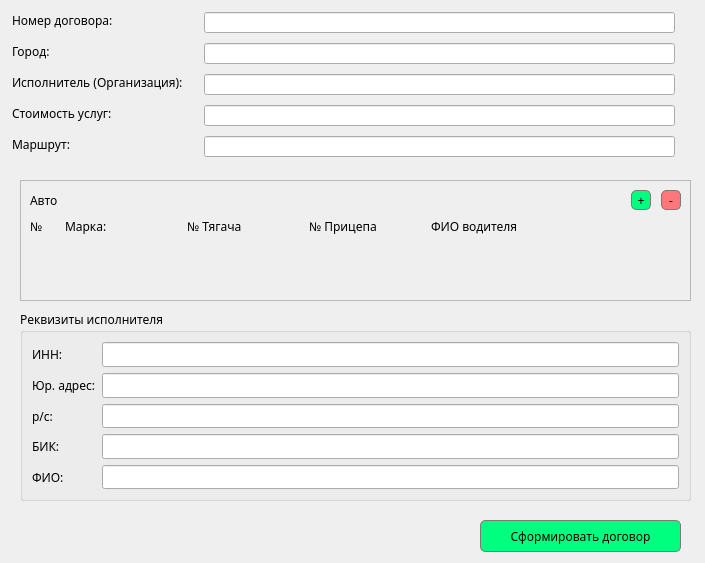
<?xml version="1.0" encoding="UTF-8"?>
<ui version="4.0">
 <class>widget</class>
 <widget class="QWidget" name="widget">
  <property name="geometry">
   <rect>
    <x>0</x>
    <y>0</y>
    <width>705</width>
    <height>563</height>
   </rect>
  </property>
  <property name="windowTitle">
   <string>Договор об оказании транспортных услуг</string>
  </property>
  <widget class="QLabel" name="label">
   <property name="geometry">
    <rect>
     <x>12</x>
     <y>12</y>
     <width>110</width>
     <height>16</height>
    </rect>
   </property>
   <property name="font">
    <font>
     <family>Montserrat</family>
    </font>
   </property>
   <property name="text">
    <string>Номер договора:</string>
   </property>
  </widget>
  <widget class="QLineEdit" name="lineEdit_5">
   <property name="geometry">
    <rect>
     <x>204</x>
     <y>136</y>
     <width>471</width>
     <height>21</height>
    </rect>
   </property>
   <property name="font">
    <font>
     <family>Montserrat</family>
    </font>
   </property>
  </widget>
  <widget class="QLineEdit" name="lineEdit_3">
   <property name="geometry">
    <rect>
     <x>204</x>
     <y>74</y>
     <width>471</width>
     <height>21</height>
    </rect>
   </property>
   <property name="font">
    <font>
     <family>Montserrat</family>
    </font>
   </property>
  </widget>
  <widget class="QLabel" name="label_3">
   <property name="geometry">
    <rect>
     <x>12</x>
     <y>74</y>
     <width>184</width>
     <height>16</height>
    </rect>
   </property>
   <property name="font">
    <font>
     <family>Montserrat</family>
    </font>
   </property>
   <property name="text">
    <string>Исполнитель (Организация):</string>
   </property>
  </widget>
  <widget class="QLabel" name="label_5">
   <property name="geometry">
    <rect>
     <x>12</x>
     <y>136</y>
     <width>63</width>
     <height>16</height>
    </rect>
   </property>
   <property name="font">
    <font>
     <family>Montserrat</family>
    </font>
   </property>
   <property name="text">
    <string>Маршрут:</string>
   </property>
  </widget>
  <widget class="QLabel" name="label_4">
   <property name="geometry">
    <rect>
     <x>12</x>
     <y>105</y>
     <width>112</width>
     <height>16</height>
    </rect>
   </property>
   <property name="font">
    <font>
     <family>Montserrat</family>
    </font>
   </property>
   <property name="text">
    <string>Стоимость услуг:</string>
   </property>
  </widget>
  <widget class="QLineEdit" name="lineEdit">
   <property name="geometry">
    <rect>
     <x>204</x>
     <y>12</y>
     <width>471</width>
     <height>21</height>
    </rect>
   </property>
   <property name="font">
    <font>
     <family>Montserrat</family>
    </font>
   </property>
  </widget>
  <widget class="QLineEdit" name="lineEdit_2">
   <property name="geometry">
    <rect>
     <x>204</x>
     <y>43</y>
     <width>471</width>
     <height>21</height>
    </rect>
   </property>
   <property name="font">
    <font>
     <family>Montserrat</family>
    </font>
   </property>
  </widget>
  <widget class="QLineEdit" name="lineEdit_4">
   <property name="geometry">
    <rect>
     <x>204</x>
     <y>105</y>
     <width>471</width>
     <height>21</height>
    </rect>
   </property>
   <property name="font">
    <font>
     <family>Montserrat</family>
    </font>
   </property>
  </widget>
  <widget class="QLabel" name="label_2">
   <property name="geometry">
    <rect>
     <x>12</x>
     <y>43</y>
     <width>43</width>
     <height>16</height>
    </rect>
   </property>
   <property name="font">
    <font>
     <family>Montserrat</family>
    </font>
   </property>
   <property name="text">
    <string>Город:</string>
   </property>
  </widget>
  <widget class="QGroupBox" name="groupBox_2">
   <property name="geometry">
    <rect>
     <x>20</x>
     <y>310</y>
     <width>671</width>
     <height>191</height>
    </rect>
   </property>
   <property name="font">
    <font>
     <family>Montserrat</family>
    </font>
   </property>
   <property name="title">
    <string>Реквизиты исполнителя</string>
   </property>
   <layout class="QGridLayout" name="gridLayout">
    <item row="0" column="0">
     <widget class="QLabel" name="label_10">
      <property name="font">
       <font>
        <family>Montserrat</family>
       </font>
      </property>
      <property name="text">
       <string>ИНН:</string>
      </property>
     </widget>
    </item>
    <item row="3" column="1">
     <widget class="QLineEdit" name="lineEdit_21">
      <property name="font">
       <font>
        <family>Montserrat</family>
       </font>
      </property>
     </widget>
    </item>
    <item row="4" column="1">
     <widget class="QLineEdit" name="lineEdit_22">
      <property name="font">
       <font>
        <family>Montserrat</family>
       </font>
      </property>
     </widget>
    </item>
    <item row="4" column="0">
     <widget class="QLabel" name="label_14">
      <property name="font">
       <font>
        <family>Montserrat</family>
       </font>
      </property>
      <property name="text">
       <string>ФИО:</string>
      </property>
     </widget>
    </item>
    <item row="0" column="1">
     <widget class="QLineEdit" name="lineEdit_18">
      <property name="font">
       <font>
        <family>Montserrat</family>
       </font>
      </property>
     </widget>
    </item>
    <item row="2" column="1">
     <widget class="QLineEdit" name="lineEdit_20">
      <property name="font">
       <font>
        <family>Montserrat</family>
       </font>
      </property>
     </widget>
    </item>
    <item row="1" column="1">
     <widget class="QLineEdit" name="lineEdit_19">
      <property name="font">
       <font>
        <family>Montserrat</family>
       </font>
      </property>
     </widget>
    </item>
    <item row="3" column="0">
     <widget class="QLabel" name="label_13">
      <property name="font">
       <font>
        <family>Montserrat</family>
       </font>
      </property>
      <property name="text">
       <string>БИК:</string>
      </property>
     </widget>
    </item>
    <item row="1" column="0">
     <widget class="QLabel" name="label_11">
      <property name="font">
       <font>
        <family>Montserrat</family>
       </font>
      </property>
      <property name="text">
       <string>Юр. адрес:</string>
      </property>
     </widget>
    </item>
    <item row="2" column="0">
     <widget class="QLabel" name="label_12">
      <property name="font">
       <font>
        <family>Montserrat</family>
       </font>
      </property>
      <property name="text">
       <string>р/с:</string>
      </property>
     </widget>
    </item>
   </layout>
  </widget>
  <widget class="QPushButton" name="pushButton">
   <property name="geometry">
    <rect>
     <x>480</x>
     <y>520</y>
     <width>201</width>
     <height>32</height>
    </rect>
   </property>
   <property name="font">
    <font>
     <family>Montserrat</family>
    </font>
   </property>
   <property name="styleSheet">
    <string notr="true">QPushButton {
	background: rgb(0, 255, 127);
	border: 1px solid rgb(122, 122, 122);
    border-radius: 5px;  /* Установите радиус закругления, например, 10px */
}</string>
   </property>
   <property name="text">
    <string>Сформировать договор</string>
   </property>
  </widget>
  <widget class="QScrollArea" name="scrollArea">
   <property name="geometry">
    <rect>
     <x>20</x>
     <y>180</y>
     <width>671</width>
     <height>121</height>
    </rect>
   </property>
   <property name="font">
    <font>
     <family>Montserrat</family>
    </font>
   </property>
   <property name="widgetResizable">
    <bool>true</bool>
   </property>
   <widget class="QWidget" name="scrollAreaWidgetContents_2">
    <property name="geometry">
     <rect>
      <x>0</x>
      <y>0</y>
      <width>669</width>
      <height>119</height>
     </rect>
    </property>
    <layout class="QVBoxLayout" name="verticalLayout">
     <item>
      <layout class="QHBoxLayout" name="horizontalLayout_2">
       <property name="spacing">
        <number>10</number>
       </property>
       <item>
        <widget class="QLabel" name="label_6">
         <property name="font">
          <font>
           <family>Montserrat</family>
          </font>
         </property>
         <property name="text">
          <string>Авто</string>
         </property>
        </widget>
       </item>
       <item>
        <widget class="QPushButton" name="pushButton_2">
         <property name="minimumSize">
          <size>
           <width>20</width>
           <height>20</height>
          </size>
         </property>
         <property name="maximumSize">
          <size>
           <width>20</width>
           <height>20</height>
          </size>
         </property>
         <property name="font">
          <font>
           <family>Montserrat</family>
          </font>
         </property>
         <property name="styleSheet">
          <string notr="true">QPushButton {
	background: rgb(0, 255, 127);
	border: 1px solid rgb(122, 122, 122);
    border-radius: 5px;  /* Установите радиус закругления, например, 10px */
}</string>
         </property>
         <property name="text">
          <string>+</string>
         </property>
        </widget>
       </item>
       <item>
        <widget class="QPushButton" name="pushButton_3">
         <property name="minimumSize">
          <size>
           <width>20</width>
           <height>20</height>
          </size>
         </property>
         <property name="maximumSize">
          <size>
           <width>20</width>
           <height>20</height>
          </size>
         </property>
         <property name="font">
          <font>
           <family>Montserrat</family>
          </font>
         </property>
         <property name="styleSheet">
          <string notr="true">QPushButton {
	background: rgb(255, 119, 121);
	border: 1px solid rgb(122, 122, 122);
    border-radius: 5px;  /* Установите радиус закругления, например, 10px */
}</string>
         </property>
         <property name="text">
          <string>-</string>
         </property>
        </widget>
       </item>
      </layout>
     </item>
     <item>
      <widget class="QWidget" name="widget_2" native="true">
       <property name="minimumSize">
        <size>
         <width>0</width>
         <height>20</height>
        </size>
       </property>
       <property name="maximumSize">
        <size>
         <width>16777215</width>
         <height>20</height>
        </size>
       </property>
       <property name="font">
        <font>
         <family>Montserrat</family>
        </font>
       </property>
       <layout class="QVBoxLayout" name="verticalLayout_2">
        <property name="spacing">
         <number>0</number>
        </property>
        <property name="leftMargin">
         <number>0</number>
        </property>
        <property name="topMargin">
         <number>0</number>
        </property>
        <property name="rightMargin">
         <number>0</number>
        </property>
        <property name="bottomMargin">
         <number>0</number>
        </property>
        <item>
         <layout class="QHBoxLayout" name="horizontalLayout_5">
          <property name="spacing">
           <number>5</number>
          </property>
          <item>
           <widget class="QLabel" name="label_26">
            <property name="maximumSize">
             <size>
              <width>30</width>
              <height>30</height>
             </size>
            </property>
            <property name="font">
             <font>
              <family>Montserrat</family>
             </font>
            </property>
            <property name="text">
             <string>№</string>
            </property>
            <property name="alignment">
             <set>Qt::AlignLeading|Qt::AlignLeft|Qt::AlignVCenter</set>
            </property>
           </widget>
          </item>
          <item>
           <widget class="QLabel" name="label_27">
            <property name="minimumSize">
             <size>
              <width>0</width>
              <height>0</height>
             </size>
            </property>
            <property name="maximumSize">
             <size>
              <width>16777215</width>
              <height>20</height>
             </size>
            </property>
            <property name="font">
             <font>
              <family>Montserrat</family>
             </font>
            </property>
            <property name="text">
             <string>Марка:</string>
            </property>
            <property name="alignment">
             <set>Qt::AlignLeading|Qt::AlignLeft|Qt::AlignVCenter</set>
            </property>
           </widget>
          </item>
          <item>
           <widget class="QLabel" name="label_28">
            <property name="maximumSize">
             <size>
              <width>16777215</width>
              <height>30</height>
             </size>
            </property>
            <property name="font">
             <font>
              <family>Montserrat</family>
             </font>
            </property>
            <property name="text">
             <string>№ Тягача</string>
            </property>
            <property name="alignment">
             <set>Qt::AlignLeading|Qt::AlignLeft|Qt::AlignVCenter</set>
            </property>
           </widget>
          </item>
          <item>
           <widget class="QLabel" name="label_29">
            <property name="maximumSize">
             <size>
              <width>16777215</width>
              <height>30</height>
             </size>
            </property>
            <property name="font">
             <font>
              <family>Montserrat</family>
             </font>
            </property>
            <property name="text">
             <string>№ Прицепа</string>
            </property>
            <property name="alignment">
             <set>Qt::AlignLeading|Qt::AlignLeft|Qt::AlignVCenter</set>
            </property>
           </widget>
          </item>
          <item>
           <widget class="QLabel" name="label_30">
            <property name="minimumSize">
             <size>
              <width>250</width>
              <height>0</height>
             </size>
            </property>
            <property name="maximumSize">
             <size>
              <width>16777215</width>
              <height>30</height>
             </size>
            </property>
            <property name="font">
             <font>
              <family>Montserrat</family>
             </font>
            </property>
            <property name="text">
             <string>ФИО водителя</string>
            </property>
            <property name="alignment">
             <set>Qt::AlignLeading|Qt::AlignLeft|Qt::AlignVCenter</set>
            </property>
           </widget>
          </item>
         </layout>
        </item>
       </layout>
      </widget>
     </item>
     <item>
      <layout class="QVBoxLayout" name="verticalLayout_3">
       <property name="spacing">
        <number>0</number>
       </property>
      </layout>
     </item>
     <item>
      <spacer name="verticalSpacer">
       <property name="orientation">
        <enum>Qt::Vertical</enum>
       </property>
       <property name="sizeHint" stdset="0">
        <size>
         <width>20</width>
         <height>40</height>
        </size>
       </property>
      </spacer>
     </item>
    </layout>
   </widget>
  </widget>
 </widget>
 <resources/>
 <connections/>
</ui>
